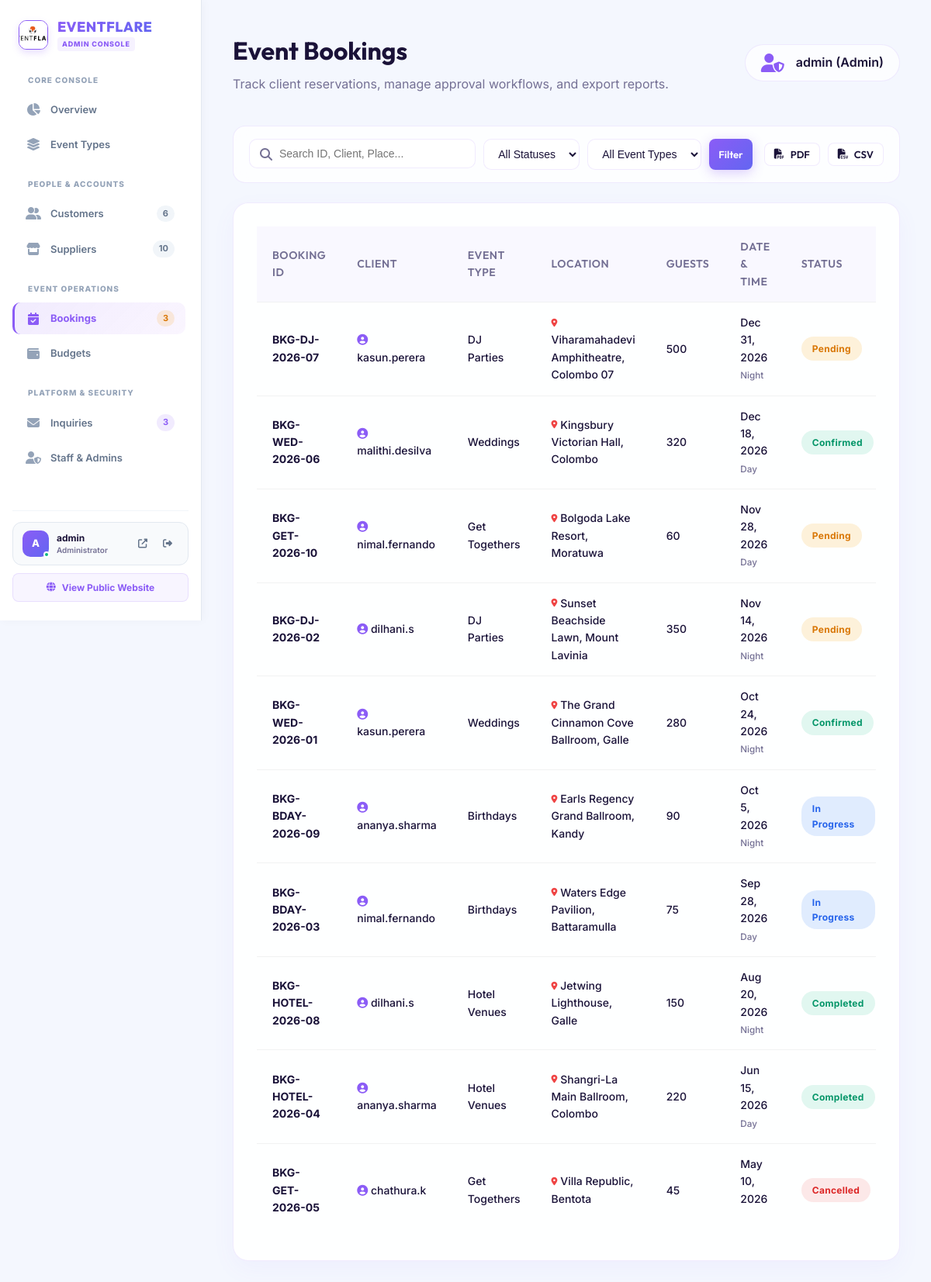
Page /public/admin/Bookinglist.php (signed in) on the committed database.
### tables this page shows
CREATE TABLE IF NOT EXISTS `bookings` (
  `BookingID` VARCHAR(50) PRIMARY KEY,
  `user_id` INT DEFAULT NULL,
  `user_name` VARCHAR(50) NOT NULL,
  `EventType` VARCHAR(50) NOT NULL,
  `Place` VARCHAR(100) NOT NULL,
  `NumberOfGuests` INT NOT NULL,
  `EventDate` DATE NOT NULL,
  `DayNight` VARCHAR(20) NOT NULL,
  `FoodPreferences` VARCHAR(50) NOT NULL,
  `ExtraDetails` TEXT,
  `status` ENUM('pending', 'confirmed', 'in_progress', 'completed', 'cancelled') NOT NULL DEFAULT 'pending',
  `created_at` TIMESTAMP DEFAULT CURRENT_TIMESTAMP,
  FOREIGN KEY (`user_id`) REFERENCES `users`(`id`) ON DELETE SET NULL
);

### public/admin/Bookinglist.php (the view, shortened to what this page needs)
<?php
require_once __DIR__ . '/../../config/database.php';
$search = trim($_GET['search'] ?? '');
$page = max(1, (int)($_GET['page'] ?? 1));
$limit = 12;
$offset = ($page - 1) * $limit;
$where_clauses = ["1=1"];
$params = [];
$types = "";
$where_sql = implode(" AND ", $where_clauses);
$fetch_sql = "SELECT b.*,
                     u.fullname as client_fullname, u.email as client_email,
                     ee.equipment, ee.food_style,
                     bg.total_budget, bg.food_budget, bg.total_spent, bg.remaining_budget, bg.variance
              FROM bookings b
              LEFT JOIN users u ON b.user_name = u.username
              LEFT JOIN event_extras ee ON b.BookingID = ee.booking_id
              LEFT JOIN budgets bg ON b.BookingID = bg.booking_id
              WHERE {$where_sql}
              ORDER BY b.EventDate DESC, b.BookingID DESC
              LIMIT ? OFFSET ?";
$params[] = &$limit;
$params[] = &$offset;
$types .= "ii";
$stmt = $conn->prepare($fetch_sql);
if (!empty($types)) {
    $stmt->bind_param($types, ...$params);
}
$stmt->execute();
$bookings = $stmt->get_result()->fetch_all(MYSQLI_ASSOC);
?>
<!DOCTYPE html>
<html lang="en">
<head>
    <link rel="stylesheet" href="../assets/css/global.css">
    <link rel="stylesheet" href="../assets/css/admin-dashboard.css">
    <link rel="stylesheet" href="https://cdnjs.cloudflare.com/ajax/libs/font-awesome/6.4.0/css/all.min.css">
</head>
<body class="dashboard-body">
    <?php include __DIR__ . '/../../includes/admin_sidebar.php'; ?>
    <main class="dashboard-content">
        <div class="dashboard-header">
            <div class="dashboard-title">
                <h1>Event Bookings</h1>
                <p>Track client reservations, manage approval workflows, and export reports.</p>
            </div>
            <div class="dashboard-user">
                <i class="fas fa-user-shield"></i>
                <span><?= htmlspecialchars($_SESSION['login_user']); ?> (Admin)</span>
            </div>
        </div>
        <div class="dashboard-toolbar">
            <form method="GET" action="Bookinglist.php" style="display: flex; gap: 10px; flex-wrap: wrap; flex: 1;">
                <div class="toolbar-search">
                    <i class="fas fa-search"></i>
                    <input type="text" name="search" placeholder="Search ID, Client, Place..." value="<?= htmlspecialchars($search); ?>">
                </div>
                <select name="status" class="toolbar-select" onchange="this.form.submit()">
                    <option value="">All Statuses</option>
                </select>
                <select name="type" class="toolbar-select" onchange="this.form.submit()">
                    <option value="">All Event Types</option>
                </select>
                <button type="submit" class="btn btn-primary btn-sm">Filter</button>
            </form>
            <div class="toolbar-actions" style="display: flex; gap: 10px;">
                <button id="downloadPdf" class="btn btn-outline btn-sm">
                    <i class="fas fa-file-pdf"></i> PDF
                </button>
                <button id="downloadCsv" class="btn btn-outline btn-sm">
                    <i class="fas fa-file-csv"></i> CSV
                </button>
            </div>
        </div>
        <div class="dashboard-panel" id="makepdf">
            <div class="dashboard-table-container">
                <table class="dashboard-table" id="bookingsTable">
                    <thead>
                        <tr>
                            <th>Booking ID</th>
                            <th>Client</th>
                            <th>Event Type</th>
                            <th>Location</th>
                            <th>Guests</th>
                            <th>Date & Time</th>
                            <th>Status</th>
                        </tr>
                    </thead>
                    <tbody>
                        <?php if (!empty($bookings)): ?>
                            <?php foreach ($bookings as $b): ?>
                                <?php
                                    $st = $b['status'] ?: 'pending';
                                    $badge_class = match($st) {
                                        'confirmed' => 'badge-confirmed',
                                        'in_progress' => 'badge-in_progress',
                                        'completed' => 'badge-completed',
                                        'cancelled' => 'badge-cancelled',
                                        default => 'badge-pending'
                                    };
                                ?>
                                <tr>
                                    <td><strong><?= htmlspecialchars($b['BookingID']); ?></strong></td>
                                    <td>
                                        <i class="fas fa-user-circle" style="color: var(--primary);"></i>
                                        <?= htmlspecialchars($b['user_name']); ?>
                                    </td>
                                    <td><?= htmlspecialchars($b['EventType']); ?></td>
                                    <td><i class="fas fa-map-marker-alt fa-xs" style="color: #ef4444;"></i> <?= htmlspecialchars($b['Place']); ?></td>
                                    <td><?= (int)$b['NumberOfGuests']; ?></td>
                                    <td>
                                        <div><?= date('M j, Y', strtotime($b['EventDate'])); ?></div>
                                        <small style="color: var(--text-muted);"><?= htmlspecialchars($b['DayNight']); ?></small>
                                    </td>
                                    <td>
                                        <span class="badge <?= $badge_class; ?>"><?= ucfirst(str_replace('_', ' ', $st)); ?></span>
                                    </td>
                                </tr>
                            <?php endforeach; ?>
                        <?php endif; ?>
                    </tbody>
                </table>
            </div>
        </div>
    </main>
</body>
</html>

### public/assets/css/global.css (style rules this page uses)
:root { --bg-main: radial-gradient(circle at top right, #f1edfd, #fcfbfe 70%); --bg-darker: #f5f3fb; --card-bg: rgba(255, 255, 255, 0.7); --card-border: rgba(139, 92, 246, 0.12); --card-glow: rgba(139, 92, 246, 0.08); --primary: #8b5cf6; --primary-hover: #7c3aed; --secondary: #6366f1; --secondary-hover: #4f46e5; --text-main: #3b3759; --text-muted: #747094; --text-white: #ffffff; --text-heading: #1a1238; --success: #059669; --error: #dc2626; --warning: #d97706; --font-heading: 'Outfit', sans-serif; --font-body: 'Inter', sans-serif; --transition-smooth: all 0.3s cubic-bezier(0.4, 0, 0.2, 1); --shadow-premium: 0 10px 30px -10px rgba(139, 92, 246, 0.12); }
* { margin: 0; padding: 0; box-sizing: border-box; }
html, body { background: var(--bg-main); background-color: var(--bg-darker); color: var(--text-main); font-family: var(--font-body); min-height: 100vh; overflow-x: hidden; line-height: 1.6; }
h1, h2, h3, h4, h5, h6 { font-family: var(--font-heading); color: var(--text-heading); font-weight: 600; }
.btn { display: inline-flex; align-items: center; justify-content: center; padding: 12px 24px; font-family: var(--font-heading); font-size: 15px; font-weight: 600; border-radius: 10px; border: none; cursor: pointer; transition: var(--transition-smooth); gap: 8px; text-align: center; }
.btn-primary { background: linear-gradient(135deg, var(--primary), var(--secondary)); color: var(--text-white); box-shadow: 0 4px 15px rgba(139, 92, 246, 0.3); }
table { width: 100%; border-collapse: collapse; text-align: left; }
th, td { padding: 16px 20px; }
th { background: rgba(139, 92, 246, 0.04); border-bottom: 2px solid var(--card-border); font-family: var(--font-heading); font-size: 14px; font-weight: 600; color: var(--text-muted); text-transform: uppercase; letter-spacing: 0.05em; }
tr { border-bottom: 1px solid var(--card-border); transition: var(--transition-smooth); }
tr:last-child { border-bottom: none; }
td { font-size: 14px; color: var(--text-main); }

### rows in the picture
bookings: BookingID "BKG-DJ-2026-07", user_name "kasun.perera", EventType "DJ Parties", Place "Viharamahadevi Amphitheatre, Colombo 07", NumberOfGuests "500", EventDate "Dec 31, 2026", DayNight "Night", status "Pending"
bookings: BookingID "BKG-WED-2026-06", user_name "malithi.desilva", EventType "Weddings", Place "Kingsbury Victorian Hall, Colombo", NumberOfGuests "320", EventDate "Dec 18, 2026", DayNight "Day", status "Confirmed"
bookings: BookingID "BKG-GET-2026-10", user_name "nimal.fernando", EventType "Get Togethers", Place "Bolgoda Lake Resort, Moratuwa", NumberOfGuests "60", EventDate "Nov 28, 2026", DayNight "Day", status "Pending"
bookings: BookingID "BKG-DJ-2026-02", user_name "dilhani.s", EventType "DJ Parties", Place "Sunset Beachside Lawn, Mount Lavinia", NumberOfGuests "350", EventDate "Nov 14, 2026", DayNight "Night", status "Pending"
bookings: BookingID "BKG-WED-2026-01", user_name "kasun.perera", EventType "Weddings", Place "The Grand Cinnamon Cove Ballroom, Galle", NumberOfGuests "280", EventDate "Oct 24, 2026", DayNight "Night", status "Confirmed"
bookings: BookingID "BKG-BDAY-2026-09", user_name "ananya.sharma", EventType "Birthdays", Place "Earls Regency Grand Ballroom, Kandy", NumberOfGuests "90", EventDate "Oct 5, 2026", DayNight "Night", status "In Progress"
bookings: BookingID "BKG-BDAY-2026-03", user_name "nimal.fernando", EventType "Birthdays", Place "Waters Edge Pavilion, Battaramulla", NumberOfGuests "75", EventDate "Sep 28, 2026", DayNight "Day", status "In Progress"
bookings: BookingID "BKG-HOTEL-2026-08", user_name "dilhani.s", EventType "Hotel Venues", Place "Jetwing Lighthouse, Galle", NumberOfGuests "150", EventDate "Aug 20, 2026", DayNight "Night", status "Completed"
bookings: BookingID "BKG-HOTEL-2026-04", user_name "ananya.sharma", EventType "Hotel Venues", Place "Shangri-La Main Ballroom, Colombo", NumberOfGuests "220", EventDate "Jun 15, 2026", DayNight "Day", status "Completed"
bookings: BookingID "BKG-GET-2026-05", user_name "chathura.k", EventType "Get Togethers", Place "Villa Republic, Bentota", NumberOfGuests "45", EventDate "May 10, 2026", status "Cancelled"

### other values in the picture
$badge_customers "6"
$badge_suppliers "10"
$badge_pending_bookings "3"
$badge_unread_messages "3"
$admin_initial "A"
$current_admin_user "admin"
$_SESSION['login_user'] "admin"
